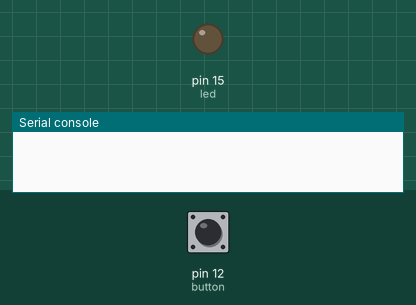
This program was run on a simulated MicroPython board. Shown: output pins drawn as LEDs (lit = HIGH), the last lines printed to the serial console. The inputs (shaded band) are chosen by the test bench; at power-on: pin 12 (button) HIGH. Random numbers come from a fixed seed.

Above: at 1.2 s.
1.3 s: pin 12 (button) pulsed LOW 2 times (0.12 s each, 0.3 s apart)
At 6.3 s:
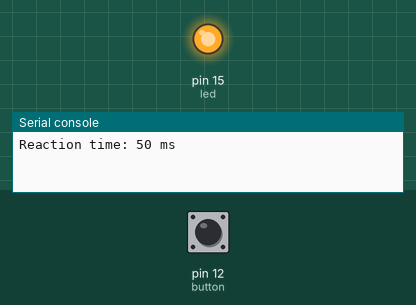
Timing chart, 0 to 7.8 s (numbered marks = the images above; inputs shaded):
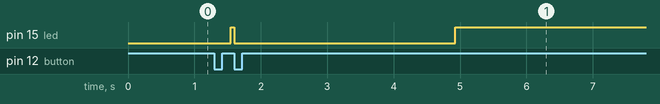

The program:

reaction_timer.py
```python
from machine import Pin, Timer
import time
import random

# Initialize pins
led = Pin(15, Pin.OUT)  # External LED on GPIO 15, Physical pin 20
button = Pin(12, Pin.IN, Pin.PULL_UP)  # Button on GPIO 12 with pull-up, Physical pin 16

# Global variables
led_on_time = 0  # Timestamp when LED turns on
reaction_time = 0  # Calculated reaction time
waiting_for_press = False  # State flag

# Timer callback to turn on LED
def timer_cb(t):
    global led_on_time, waiting_for_press
    led.value(1)  # Turn on LED
    led_on_time = time.ticks_ms()  # Record time
    waiting_for_press = True
    t.deinit()  # Stop timer until next round

# Button interrupt handler
def button_handler(pin):
    global reaction_time, waiting_for_press
    if waiting_for_press:
        reaction_time = time.ticks_diff(time.ticks_ms(), led_on_time)
        print(f"Reaction time: {reaction_time} ms")
        led.value(0)  # Turn off LED
        waiting_for_press = False
        # Restart timer with random delay (1-5s)
        timer.init(period=random.randint(1000, 5000), mode=Timer.ONE_SHOT, callback=timer_cb)

# Set up button interrupt (falling edge due to pull-up)
button.irq(trigger=Pin.IRQ_FALLING, handler=button_handler)

# Initialize timer with random delay
timer = Timer()
timer.init(period=random.randint(1000, 5000), mode=Timer.ONE_SHOT, callback=timer_cb)

# Main loop
while True:
    time.sleep(0.1)  # Keep CPU responsive
```
